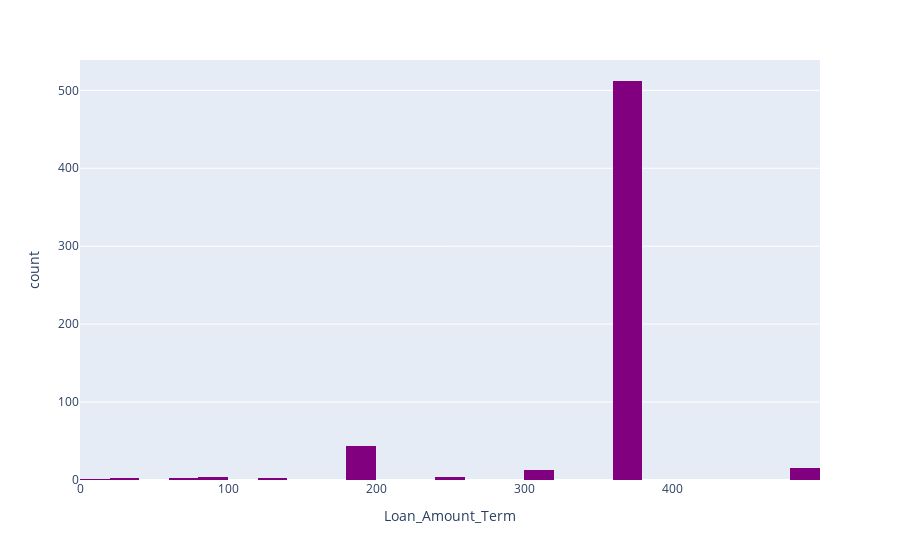

Source (notebook cell):
### Code cell
px.histogram(df_loan, x="Loan_Amount_Term" , color_discrete_sequence = ['purple'] )

### Figure 1 — Plotly figure (JSON) as saved in the notebook; plotly's stock layout.template omitted (floating-point values rounded to 4 significant figures; data arrays with more than 128 entries replaced by an {"elided": "..."} marker saying what was removed)
{"data": [{"alignmentgroup": "True", "bingroup": "x", "hovertemplate": "Loan_Amount_Term=%{x}<br>count=%{y}<extra></extra>", "legendgroup": "", "marker": {"color": "purple", "pattern": {"shape": ""}}, "name": "", "offsetgroup": "", "orientation": "v", "showlegend": false, "type": "histogram", "x": {"elided": "614 int values"}, "xaxis": "x", "yaxis": "y"}], "layout": {"barmode": "relative", "legend": {"tracegroupgap": 0}, "margin": {"t": 60}, "xaxis": {"anchor": "y", "domain": [0, 1], "title": {"text": "Loan_Amount_Term"}}, "yaxis": {"anchor": "x", "domain": [0, 1], "title": {"text": "count"}}}}
